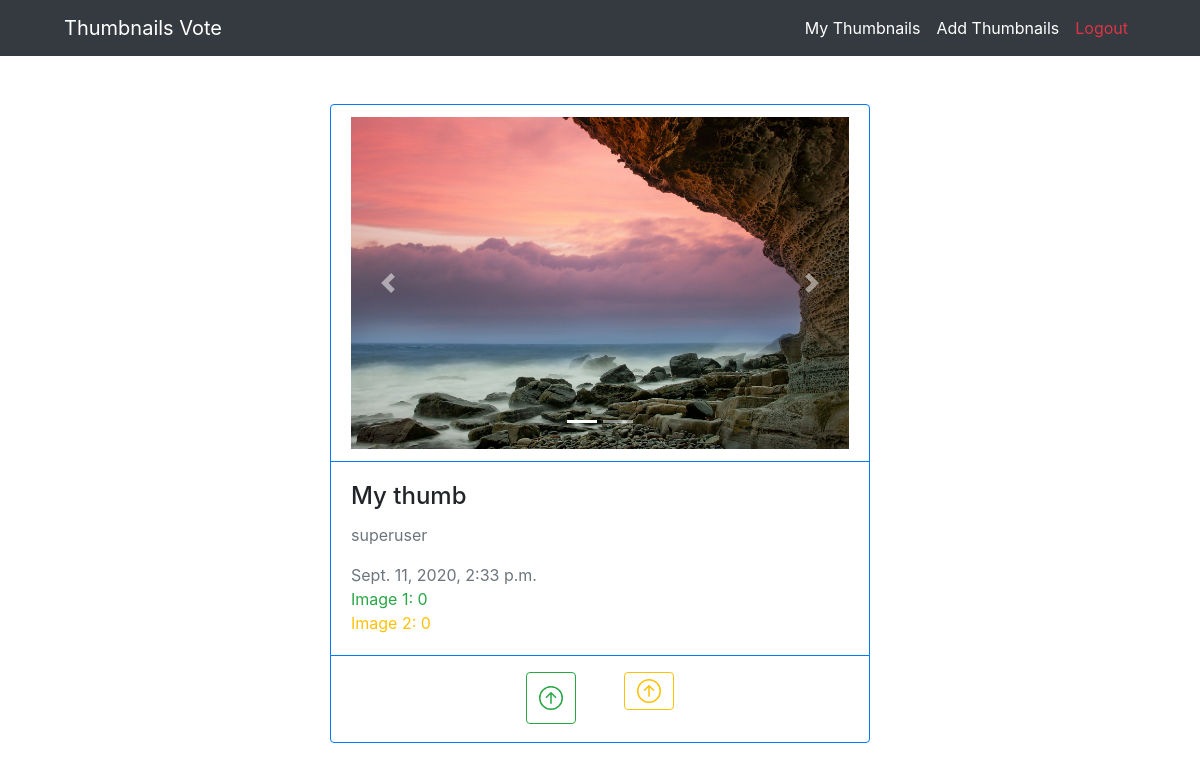
Screenshot of /detail/4/ (signed in) with the database file from the repository.
### my_app/models.py (models this page shows, shortened)
class Pool(models.Model):
    date_add = models.DateTimeField(auto_now_add=True)
    title = models.CharField(max_length=30)
    categories = models.ForeignKey(Categories, on_delete=models.CASCADE)
    status = models.BooleanField(default=True)
    user = models.ForeignKey(User, on_delete=models.CASCADE, default=1)
    img_1 = models.ImageField(upload_to='static/upload_tumb/')
    img_2 = models.ImageField(upload_to='static/upload_tumb/')
    vote_img1 = models.ManyToManyField(User, related_name='img_1', blank=True)
    vote_img2 = models.ManyToManyField(User, related_name='img_2', blank=True)

### my_app/views.py (the view, shortened to what this page needs)
# urls.py: path('detail/<int:pool_id>/', views.detail, name='detail'),
def detail(request, pool_id):
    if request.user.is_authenticated:
        try:
            getPool = Pool.objects.get(pk=pool_id)
            if getPool.status is True:
                img1 = getPool.vote_img1.all()
                img2 = getPool.vote_img1.all()
                user_vote_status_img1 = None
                user_vote_status_img2 = None
                if getPool.vote_img1_count == 0 and getPool.vote_img2_count == 0:
                    user_vote_status_img1 = None
                    user_vote_status_img2 = None
                else:
                    for i in img1:
                        if request.user != i:
                            user_vote_status_img1 = None
                            pass
                        else:
                            user_vote_status_img1 = 'img1'
                            break
                    for i in img2:
                        if request.user != i:
                            user_vote_status_img2 = None
                            pass
                        else:
                            user_vote_status_img2 = 'img2'
                            break
                return render(request, 'home/detail.html', {
                    'pool': getPool,
                    'user_vote_status_img1' : user_vote_status_img1,
                    'user_vote_status_img2' : user_vote_status_img2,
                })
            else:
                return HttpResponseRedirect(reverse('home:nout_found'))
        except (KeyError, Pool.DoesNotExist):
            return HttpResponseRedirect(reverse('home:not_found'))
    else:
        return HttpResponseRedirect(reverse('home:login_status'))

### templates/home/detail.html (shortened to what this page needs)
{% extends 'base.html' %}
{% load static %}
{% block content %}
<div class="container my-5">
    <div class="row justify-content-center">
        <div class="col-6">
            <div class="card border-primary">
                <div class="card-header border-primary bg-transparent">
                    <div id="carousel-example-{{ pool.id }}z" class="carousel slide carousel-fade z-depth-1-half"
                        data-ride="carousel">
                        <ol class="carousel-indicators">
                            <li data-target="#carousel-example-{{pool.id}}z" data-slide-to="0" class="active"></li>
                            <li data-target="#carousel-example-{{pool.id}}z" data-slide-to="1"></li>
                        </ol>
                        <div class="carousel-inner" role="listbox">
                            <div class="carousel-item active">
                                <img class="d-block w-100" src="../../{{ pool.img_1 }}" alt="First slide">
                            </div>
                        </div>
                        <a class="carousel-control-prev" href="#carousel-example-{{ pool.id }}z" role="button"
                            data-slide="prev">
                            <span class="carousel-control-prev-icon" aria-hidden="true"></span>
                        </a>
                        <a class="carousel-control-next" href="#carousel-example-{{ pool.id }}z" role="button"
                            data-slide="next">
                            <span class="carousel-control-next-icon" aria-hidden="true"></span>
                        </a>
                    </div>
                </div>
                <div class="card-body">
                    <h4 class="card-title">{{ pool.title }}</h4>
                    <p class="text-secondary">{{ pool.user }}</p>
                    <span class="text-secondary">{{ pool.date_add }}</span>
                    <div class="">
                        <span class="text-success">Image 1: {{ pool.vote_img1.count }}</span><br>
                        <span class="text-warning">Image 2: {{ pool.vote_img2.count }}</span>
                    </div>
                </div>
                {% if user_vote_status_img1 is None and user_vote_status_img2 is None %}
                <div class="card-footer border-primary d-flex justify-content-center p-3 bg-transparent">
                    {% if request.user != i.user %}
                    <form action="" method="post" class="form">
                        <button class="btn btn-outline-success mr-5" type="submit" name="img1">
                        </button>
                    </form>
                    <form action="" method="post" class="form">
                        <button class="btn btn-outline-warning" type="submit" name="img2">
                        </button>
                    </form>
                    {% else %}
                    <a href="../edit/{{pool.id}}/" class="btn btn-success">Edit</a>
                    <a href="../delete-confirm/{{ pool.id }}/" target="_blank" class="btn btn-danger ml-5">Delete</a>
                    {% endif %}
                </div>
                {% endif %}
            </div>
        </div>
    </div>
</div>
{% endblock content %}

### rows the page displays
Pool: img_1 (picture), title "My thumb", user "superuser", date_add "Sept. 11, 2020, 2:33 p.m.", vote_img1.count "0", vote_img2.count "0"
